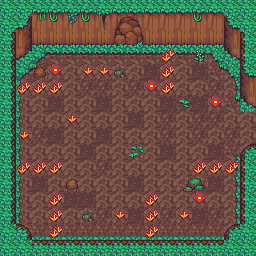

The image is a tile-based game level rendered from a .tmx file. Its description and complete source (layers, tilesets, objects, tile grids) follow:
An orthogonal 16x16 tile map with 16x16 px tiles, 4 tile layers (Base, Detalhes do Chão, TemplateParedes, Paredes) and 14 objects (14x Wall).

<map version="1.5" tiledversion="1.6.0" orientation="orthogonal" renderorder="right-down" width="16" height="16" tilewidth="16" tileheight="16" infinite="0" nextlayerid="7" nextobjectid="22">
 <tileset firstgid="1" source="texture/Jungle_Tileset.tsx" />
 <layer id="1" name="Base" width="16" height="16">
  <data encoding="csv">
46,46,46,46,46,46,46,46,46,46,46,46,46,46,46,46,
46,46,46,46,46,46,46,46,46,46,46,46,46,46,46,46,
46,46,46,46,46,46,46,46,46,46,46,46,46,46,46,46,
46,46,39,40,40,40,40,40,40,40,40,40,40,41,46,46,
46,39,65,46,46,46,46,46,46,46,46,46,46,64,41,46,
46,61,46,46,46,46,46,46,46,46,46,46,46,46,63,46,
46,61,46,46,46,46,46,46,46,46,46,46,46,46,64,46,
46,61,46,46,46,46,46,46,46,46,46,46,46,46,46,46,
46,61,46,46,46,46,46,46,46,46,46,46,46,46,46,46,
46,61,46,46,46,46,46,46,46,46,46,46,46,46,42,46,
46,61,46,46,46,46,46,46,46,46,46,46,46,46,63,46,
46,61,46,46,46,46,46,46,46,46,46,46,46,46,63,46,
46,61,46,46,46,46,46,46,46,46,46,46,46,46,63,46,
46,61,46,46,46,46,46,46,46,46,46,46,46,46,63,46,
46,46,84,84,84,84,84,84,84,84,84,84,84,84,46,46,
46,46,46,46,46,46,46,46,46,46,46,46,46,46,46,46
</data>
 </layer>
 <layer id="2" name="Detalhes do Chão" width="16" height="16">
  <data encoding="csv">
0,0,0,0,0,0,0,0,0,0,0,0,0,0,0,0,
0,0,0,0,0,0,0,0,0,0,0,0,0,0,0,0,
0,0,0,0,0,0,0,0,0,0,0,0,0,0,0,0,
0,0,0,0,0,0,0,0,0,0,113,0,118,0,0,0,
0,0,134,71,46,112,112,157,0,50,113,0,50,0,0,0,
0,113,113,113,0,48,48,46,48,71,113,0,0,48,0,0,
0,0,0,50,0,0,50,46,0,0,50,53,50,71,0,0,
0,0,0,0,112,0,0,46,50,46,48,0,48,48,0,0,
48,112,48,50,0,0,50,0,0,0,48,0,48,0,48,0,
0,0,0,0,0,50,0,0,51,0,50,0,0,50,0,0,
0,113,113,113,0,0,48,0,0,0,0,0,113,113,113,0,
0,0,50,0,134,0,0,0,50,0,0,159,160,50,0,0,
0,0,0,113,50,50,0,0,0,113,0,0,71,0,0,0,
0,0,0,113,0,157,48,112,50,113,48,112,50,48,0,0,
0,0,0,113,0,0,0,0,0,113,0,0,0,0,0,0,
0,0,0,0,0,0,0,0,0,0,0,0,0,0,0,0
</data>
 </layer>
 <layer id="3" name="TemplateParedes" width="16" height="16" locked="1">
  <data encoding="csv">
24,24,223,223,223,223,224,61,63,222,223,223,223,223,24,24,
24,224,245,245,245,245,246,61,63,244,245,245,245,245,222,24,
202,246,267,267,267,267,268,61,63,266,267,267,267,267,244,200,
202,268,0,0,0,0,0,0,0,0,0,0,0,0,266,200,
224,0,0,0,0,0,0,0,0,0,0,0,0,0,0,222,
246,0,0,0,0,0,0,0,0,0,0,0,0,0,0,244,
268,0,0,0,0,0,0,0,0,0,0,0,0,0,0,266,
0,0,0,0,0,0,0,0,0,0,0,0,0,0,0,0,
0,0,0,0,0,0,0,0,0,0,0,0,0,0,0,0,
180,0,0,0,0,0,0,0,0,0,0,0,0,0,0,178,
202,0,0,0,0,0,0,0,0,0,0,0,0,0,0,200,
202,0,0,0,0,0,0,0,0,0,0,0,0,0,0,200,
202,0,0,0,0,0,0,0,0,0,0,0,0,0,0,200,
202,0,0,0,0,0,0,0,0,0,0,0,0,0,0,200,
24,180,0,0,0,0,0,0,0,0,0,0,0,0,178,24,
24,24,179,179,179,179,180,0,0,178,179,179,179,179,24,24
</data>
 </layer>
 <layer id="5" name="Paredes" width="16" height="16">
  <data encoding="csv">
0,0,247,248,249,248,251,223,223,223,0,0,248,0,0,0,
0,0,269,270,271,270,273,294,295,245,0,0,270,0,0,0,
0,0,0,0,0,0,267,316,317,267,0,0,0,0,0,0,
0,0,0,0,0,0,0,0,0,0,0,0,0,0,0,0,
202,0,0,0,0,0,0,0,0,0,0,0,0,0,0,0,
202,0,0,0,0,0,0,0,0,0,0,0,0,0,0,0,
202,0,0,0,0,0,0,0,0,0,0,0,0,0,0,0,
202,0,0,0,0,0,0,0,0,0,0,0,0,0,0,0,
202,0,0,0,0,0,0,0,0,0,0,0,0,0,0,0,
202,0,0,0,0,0,0,0,0,0,0,0,0,0,0,0,
0,0,0,0,0,0,0,0,0,0,0,0,0,0,0,0,
0,0,0,0,0,0,0,0,0,0,0,0,0,0,0,0,
0,0,0,0,0,0,0,0,0,0,0,0,0,0,0,0,
0,0,0,0,0,0,0,0,0,0,0,0,0,0,0,0,
0,0,0,0,0,0,0,0,0,0,0,0,0,0,0,0,
0,0,0,0,0,0,179,179,179,179,0,0,0,0,0,0
</data>
 </layer>
 <objectgroup id="6" name="Obstacles">
  <object id="2" name="Wall" x="0" y="0" width="256" height="28" />
  <object id="4" name="Wall" x="0" y="244" width="256" height="12" />
  <object id="9" name="Wall" x="244" y="152" width="12" height="92" />
  <object id="10" name="Wall" x="0" y="28" width="12" height="216" />
  <object id="11" name="Wall" x="228" y="228" width="16" height="16" />
  <object id="13" name="Wall" x="244" y="28" width="12" height="68" />
  <object id="14" name="Wall" x="12" y="228" width="16" height="16" />
  <object id="15" name="Wall" x="12" y="28" width="20" height="16" />
  <object id="16" name="Wall" x="224" y="28" width="20" height="16" />
  <object id="17" name="Wall" x="36" y="68" width="8" height="4" />
  <object id="18" name="Wall" x="68" y="180" width="8" height="4" />
  <object id="19" name="Wall" x="84" y="216" width="8" height="4" />
  <object id="20" name="Wall" x="184" y="184" width="16" height="4" />
  <object id="21" name="Wall" x="116" y="72" width="8" height="4" />
 </objectgroup>
</map>
